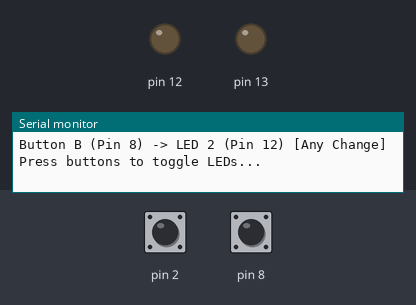
Recording of a sketch running on a simulated Arduino Uno, built with avr-gcc and run on an emulated ATmega328P. Shown: output pins drawn as LEDs (lit = HIGH), the last lines printed to the serial monitor. The test bench sets the inputs (shaded band); at power-on: pin 2 HIGH, pin 8 HIGH.

Above: at 1.8 s.
1.9 s: pin 2 pulled LOW for 0.15 s
At 2.8 s:
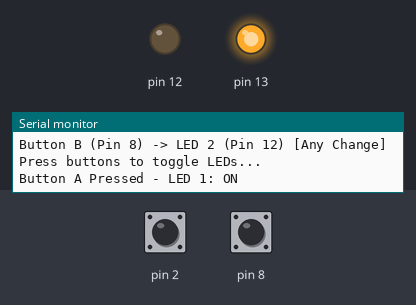
3.5 s: pin 8 pulled LOW for 0.15 s
At 3.59 s:
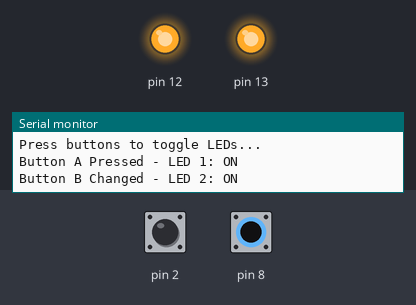
5.1 s: pin 2 pulled LOW for 1 s
At 6.5 s:
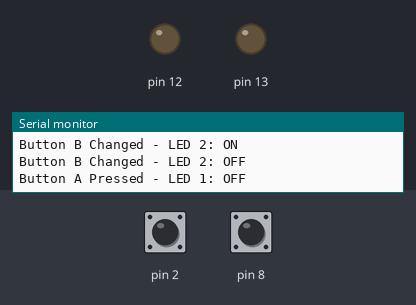
7.6 s: pin 8 pulled LOW for 1 s
At 8.4 s:
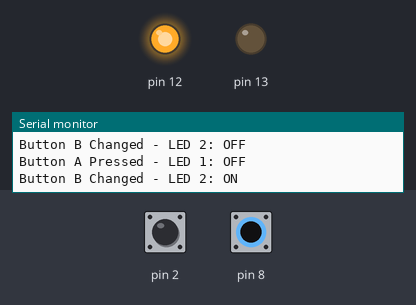
10.1 s: pin 8 pulled LOW for 3.2 s
At 14.4 s:
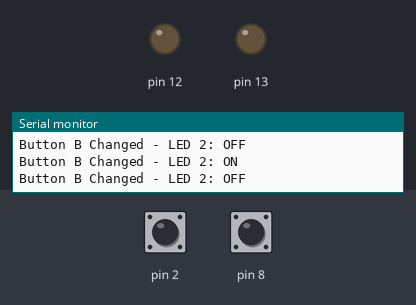
14.8 s: pin 2 pulled LOW for 3.2 s
At 19.1 s:
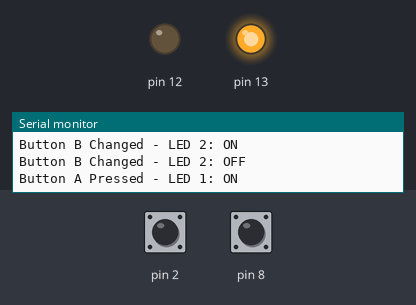
Timing chart, 0 to 20.5 s (numbered marks = the images above; inputs shaded):
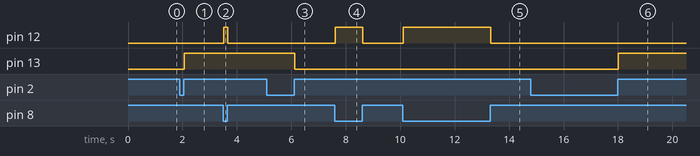

Measured:
- after the input at 1.9 s, pin 13: LOW → HIGH after 0.17 s
- after the input at 3.5 s, pin 12: LOW → HIGH at once, → LOW 0.15 s later
- after the input at 5.1 s, pin 13: HIGH → LOW after 1.0 s
- after the input at 7.6 s, pin 12: LOW → HIGH at once, → LOW 1.0 s later
- after the input at 10.1 s, pin 12: LOW → HIGH at once, → LOW 3.2 s later
- after the input at 14.8 s, pin 13: LOW → HIGH after 3.2 s

The sketch:

question1_ardware_amp_pin_change_interrupts1__2_.ino
```cpp
// QUESTION 1: Hardware & Pin Change Interrupts - FULLY FIXED
// Button A (Pin 2) -> LED 1 (Pin 13) [Rising Edge]
// Button B (Pin 8) -> LED 2 (Pin 12) [Any Change]

#include <avr/io.h>
#include <avr/interrupt.h>

volatile uint8_t led1_state = 0;
volatile uint8_t led2_state = 0;

void init_q1_interrupts() {
  // ===== LED CONFIGURATION =====
  // Set LED pins as outputs
  DDRB |= (1 << PB5); // Pin 13 (LED 1) as output
  DDRB |= (1 << PB4); // Pin 12 (LED 2) as output

  // Start BOTH LEDs OFF
  PORTB &= ~(1 << PB5); // LED 1 OFF
  PORTB &= ~(1 << PB4); // LED 2 OFF

  led1_state = 0;
  led2_state = 0;

  // ===== BUTTON A CONFIGURATION (INT0 - Pin 2) =====
  // Set Pin 2 as input
  DDRD &= ~(1 << PD2);

  // Enable internal pull-up on Pin 2
  PORTD |= (1 << PD2);

  // Configure INT0 for rising edge
  EICRA = 0x00; // Clear EICRA first
  EICRA |= (1 << ISC01) | (1 << ISC00); // ISC01=1, ISC00=1 = Rising edge

  // Enable INT0 interrupt
  EIMSK = 0x00; // Clear EIMSK first
  EIMSK |= (1 << INT0);

  // ===== BUTTON B CONFIGURATION (PCINT0 - Pin 8) =====
  // Set Pin 8 as input
  DDRB &= ~(1 << PB0);

  // Enable internal pull-up on Pin 8
  PORTB |= (1 << PB0);

  // Enable Pin Change Interrupt on Port B
  PCICR = 0x00; // Clear PCICR first
  PCICR |= (1 << PCIE0); // Enable PCIE0 for Port B

  // Enable PCINT0 (Pin 8)
  PCMSK0 = 0x00; // Clear PCMSK0 first
  PCMSK0 |= (1 << PCINT0);

  // ===== ENABLE GLOBAL INTERRUPTS =====
  sei();
}

// ISR for INT0 (Button A on Pin 2 - Rising Edge)
ISR(INT0_vect) {
  // Debounce delay
  _delay_ms(20);

  // Toggle LED 1 (Pin 13 / PB5)
  PORTB ^= (1 << PB5);
  led1_state = !led1_state;

  Serial.print("Button A Pressed - LED 1: ");
  Serial.println(led1_state ? "ON" : "OFF");
}

// ISR for PCINT0 (Button B on Pin 8 - Any Change)
ISR(PCINT0_vect) {
  // Debounce delay
  _delay_ms(20);

  // Toggle LED 2 (Pin 12 / PB4)
  PORTB ^= (1 << PB4);
  led2_state = !led2_state;

  Serial.print("Button B Changed - LED 2: ");
  Serial.println(led2_state ? "ON" : "OFF");
}

void setup() {
  Serial.begin(9600);
  delay(500);

  init_q1_interrupts();

  Serial.println("----- QUESTION 1: Pin Change Interrupts ----- ");
  Serial.println("Button A (Pin 2) -> LED 1 (Pin 13) [Rising Edge]");
  Serial.println("Button B (Pin 8) -> LED 2 (Pin 12) [Any Change]");
  Serial.println("");
  Serial.println("Press buttons to toggle LEDs...");
}

void loop() {
  // Everything handled by interrupts
  // Main loop remains empty
}
```
